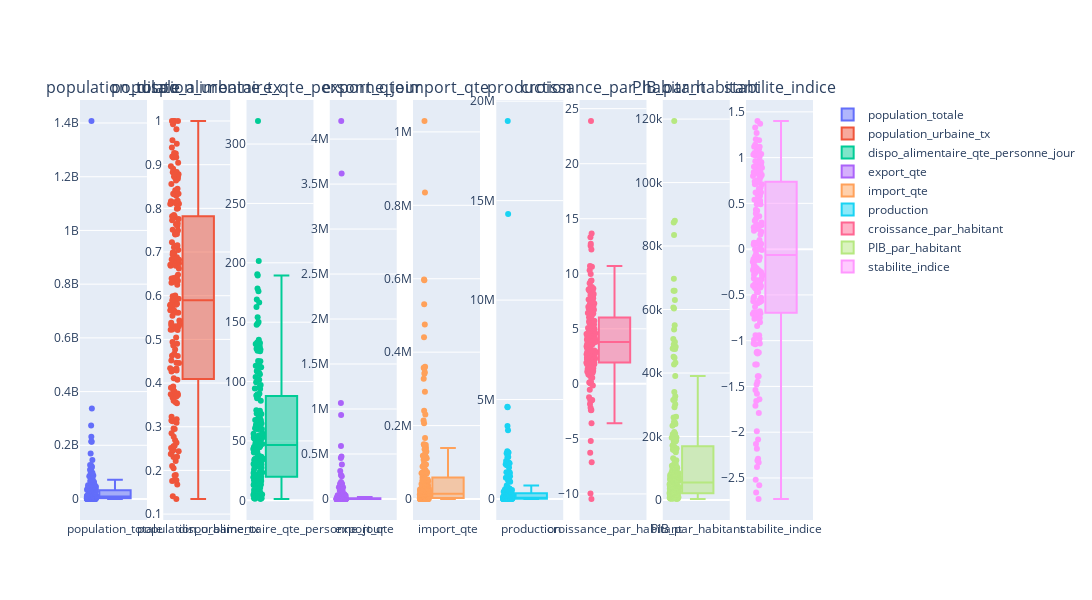

Source (notebook cell):
### Code cell
boxplot_columns(df)

### Figure 1 — Plotly figure (JSON) as saved in the notebook; plotly's stock layout.template omitted (floating-point values rounded to 4 significant figures; data arrays with more than 128 entries replaced by an {"elided": "..."} marker saying what was removed)
{"data": [{"boxpoints": "all", "hovertext": {"elided": "184 str values"}, "name": "population_totale", "type": "box", "xaxis": "x", "y": {"elided": "184 int values"}, "yaxis": "y"}, {"boxpoints": "all", "hovertext": {"elided": "184 str values"}, "name": "population_urbaine_tx", "type": "box", "xaxis": "x2", "y": {"elided": "184 float values"}, "yaxis": "y2"}, {"boxpoints": "all", "hovertext": {"elided": "184 str values"}, "name": "dispo_alimentaire_qte_personne_jour", "type": "box", "xaxis": "x3", "y": {"elided": "184 float values"}, "yaxis": "y3"}, {"boxpoints": "all", "hovertext": {"elided": "184 str values"}, "name": "export_qte", "type": "box", "xaxis": "x4", "y": {"elided": "184 float values"}, "yaxis": "y4"}, {"boxpoints": "all", "hovertext": {"elided": "184 str values"}, "name": "import_qte", "type": "box", "xaxis": "x5", "y": {"elided": "184 float values"}, "yaxis": "y5"}, {"boxpoints": "all", "hovertext": {"elided": "184 str values"}, "name": "production", "type": "box", "xaxis": "x6", "y": {"elided": "184 float values"}, "yaxis": "y6"}, {"boxpoints": "all", "hovertext": {"elided": "184 str values"}, "name": "croissance_par_habitant", "type": "box", "xaxis": "x7", "y": {"elided": "184 float values"}, "yaxis": "y7"}, {"boxpoints": "all", "hovertext": {"elided": "184 str values"}, "name": "PIB_par_habitant", "type": "box", "xaxis": "x8", "y": {"elided": "184 float values"}, "yaxis": "y8"}, {"boxpoints": "all", "hovertext": {"elided": "184 str values"}, "name": "stabilite_indice", "type": "box", "xaxis": "x9", "y": {"elided": "184 float values"}, "yaxis": "y9"}], "layout": {"annotations": [{"font": {"size": 16}, "showarrow": false, "text": "population_totale", "x": 0.04568, "xanchor": "center", "xref": "paper", "y": 1, "yanchor": "bottom", "yref": "paper"}, {"font": {"size": 16}, "showarrow": false, "text": "population_urbaine_tx", "x": 0.1593, "xanchor": "center", "xref": "paper", "y": 1, "yanchor": "bottom", "yref": "paper"}, {"font": {"size": 16}, "showarrow": false, "text": "dispo_alimentaire_qte_personne_jour", "x": 0.2728, "xanchor": "center", "xref": "paper", "y": 1, "yanchor": "bottom", "yref": "paper"}, {"font": {"size": 16}, "showarrow": false, "text": "export_qte", "x": 0.3864, "xanchor": "center", "xref": "paper", "y": 1, "yanchor": "bottom", "yref": "paper"}, {"font": {"size": 16}, "showarrow": false, "text": "import_qte", "x": 0.5, "xanchor": "center", "xref": "paper", "y": 1, "yanchor": "bottom", "yref": "paper"}, {"font": {"size": 16}, "showarrow": false, "text": "production", "x": 0.6136, "xanchor": "center", "xref": "paper", "y": 1, "yanchor": "bottom", "yref": "paper"}, {"font": {"size": 16}, "showarrow": false, "text": "croissance_par_habitant", "x": 0.7272, "xanchor": "center", "xref": "paper", "y": 1, "yanchor": "bottom", "yref": "paper"}, {"font": {"size": 16}, "showarrow": false, "text": "PIB_par_habitant", "x": 0.8407, "xanchor": "center", "xref": "paper", "y": 1, "yanchor": "bottom", "yref": "paper"}, {"font": {"size": 16}, "showarrow": false, "text": "stabilite_indice", "x": 0.9543, "xanchor": "center", "xref": "paper", "y": 1, "yanchor": "bottom", "yref": "paper"}], "height": 600, "width": 1700, "xaxis": {"anchor": "y", "domain": [0, 0.09136]}, "xaxis2": {"anchor": "y2", "domain": [0.1136, 0.2049]}, "xaxis3": {"anchor": "y3", "domain": [0.2272, 0.3185]}, "xaxis4": {"anchor": "y4", "domain": [0.3407, 0.4321]}, "xaxis5": {"anchor": "y5", "domain": [0.4543, 0.5457]}, "xaxis6": {"anchor": "y6", "domain": [0.5679, 0.6593]}, "xaxis7": {"anchor": "y7", "domain": [0.6815, 0.7728]}, "xaxis8": {"anchor": "y8", "domain": [0.7951, 0.8864]}, "xaxis9": {"anchor": "y9", "domain": [0.9086, 1]}, "yaxis": {"anchor": "x", "domain": [0, 1]}, "yaxis2": {"anchor": "x2", "domain": [0, 1]}, "yaxis3": {"anchor": "x3", "domain": [0, 1]}, "yaxis4": {"anchor": "x4", "domain": [0, 1]}, "yaxis5": {"anchor": "x5", "domain": [0, 1]}, "yaxis6": {"anchor": "x6", "domain": [0, 1]}, "yaxis7": {"anchor": "x7", "domain": [0, 1]}, "yaxis8": {"anchor": "x8", "domain": [0, 1]}, "yaxis9": {"anchor": "x9", "domain": [0, 1]}}}
